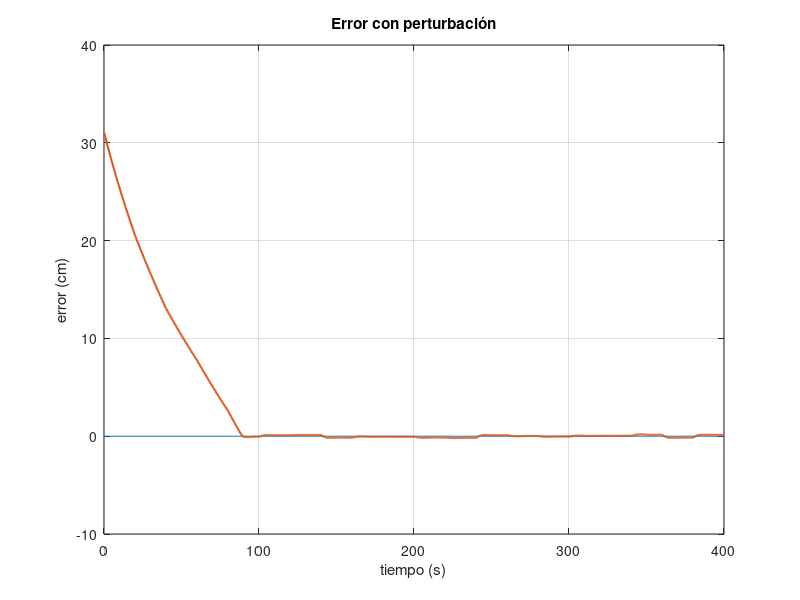

Reproduce this figure in MATLAB.

clear all;

load("error.mat");

figure(2)
plot(error(1,:), zeros(size(error(1,:))), error(1,:), error(2,:)*100, 'linewidth', 1.5);
grid on;
xlabel('tiempo (s)');
ylabel('error (cm)');
title('Error con perturbación');
